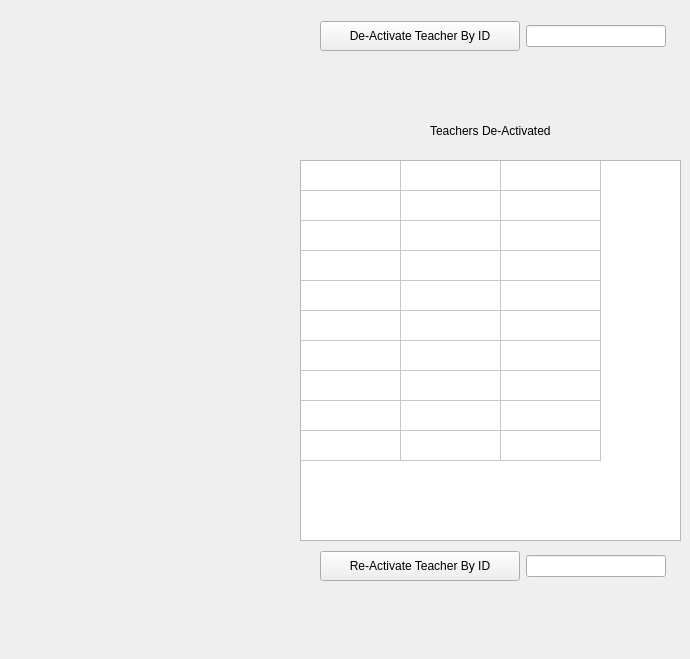
      <widget class="QWidget" name="tab_11">
       <attribute name="title">
        <string>Teacher Activation</string>
       </attribute>
       <widget class="QLabel" name="label_56">
        <property name="geometry">
         <rect>
          <x>430</x>
          <y>110</y>
          <width>131</width>
          <height>41</height>
         </rect>
        </property>
        <property name="text">
         <string>Teachers De-Activated</string>
        </property>
       </widget>
       <widget class="QWidget" name="layoutWidget_15">
        <property name="geometry">
         <rect>
          <x>320</x>
          <y>550</y>
          <width>346</width>
          <height>32</height>
         </rect>
        </property>
        <layout class="QHBoxLayout" name="horizontalLayout_34">
         <item>
          <widget class="QPushButton" name="pushButton_32">
           <property name="minimumSize">
            <size>
             <width>200</width>
             <height>30</height>
            </size>
           </property>
           <property name="text">
            <string>Re-Activate Teacher By ID</string>
           </property>
          </widget>
         </item>
         <item>
          <widget class="QLineEdit" name="lineEdit_32">
           <property name="alignment">
            <set>Qt::AlignCenter</set>
           </property>
          </widget>
         </item>
        </layout>
       </widget>
       <widget class="QTableWidget" name="tableWidget_12">
        <property name="geometry">
         <rect>
          <x>300</x>
          <y>160</y>
          <width>381</width>
          <height>381</height>
         </rect>
        </property>
        <property name="editTriggers">
         <set>QAbstractItemView::NoEditTriggers</set>
        </property>
        <property name="rowCount">
         <number>10</number>
        </property>
        <property name="columnCount">
         <number>3</number>
        </property>
        <attribute name="horizontalHeaderVisible">
         <bool>false</bool>
        </attribute>
        <attribute name="verticalHeaderVisible">
         <bool>false</bool>
        </attribute>
        <row/>
        <row/>
        <row/>
        <row/>
        <row/>
        <row/>
        <row/>
        <row/>
        <row/>
        <row/>
        <column/>
        <column/>
        <column/>
       </widget>
       <widget class="QWidget" name="layoutWidget_17">
        <property name="geometry">
         <rect>
          <x>320</x>
          <y>20</y>
          <width>346</width>
          <height>32</height>
         </rect>
        </property>
        <layout class="QHBoxLayout" name="horizontalLayout_41">
         <item>
          <widget class="QPushButton" name="pushButton_39">
           <property name="minimumSize">
            <size>
             <width>200</width>
             <height>30</height>
            </size>
           </property>
           <property name="text">
            <string>De-Activate Teacher By ID</string>
           </property>
          </widget>
         </item>
         <item>
          <widget class="QLineEdit" name="lineEdit_39">
           <property name="alignment">
            <set>Qt::AlignCenter</set>
           </property>
          </widget>
         </item>
        </layout>
       </widget>
       <widget class="QLabel" name="label_5">
        <property name="geometry">
         <rect>
          <x>390</x>
          <y>60</y>
          <width>211</width>
          <height>41</height>
         </rect>
        </property>
        <property name="text">
         <string/>
        </property>
        <property name="alignment">
         <set>Qt::AlignCenter</set>
        </property>
       </widget>
       <widget class="QLabel" name="label_47">
        <property name="geometry">
         <rect>
          <x>360</x>
          <y>600</y>
          <width>250</width>
          <height>50</height>
         </rect>
        </property>
        <property name="minimumSize">
         <size>
          <width>250</width>
          <height>50</height>
         </size>
        </property>
        <property name="text">
         <string/>
        </property>
        <property name="alignment">
         <set>Qt::AlignCenter</set>
        </property>
       </widget>
      </widget>
